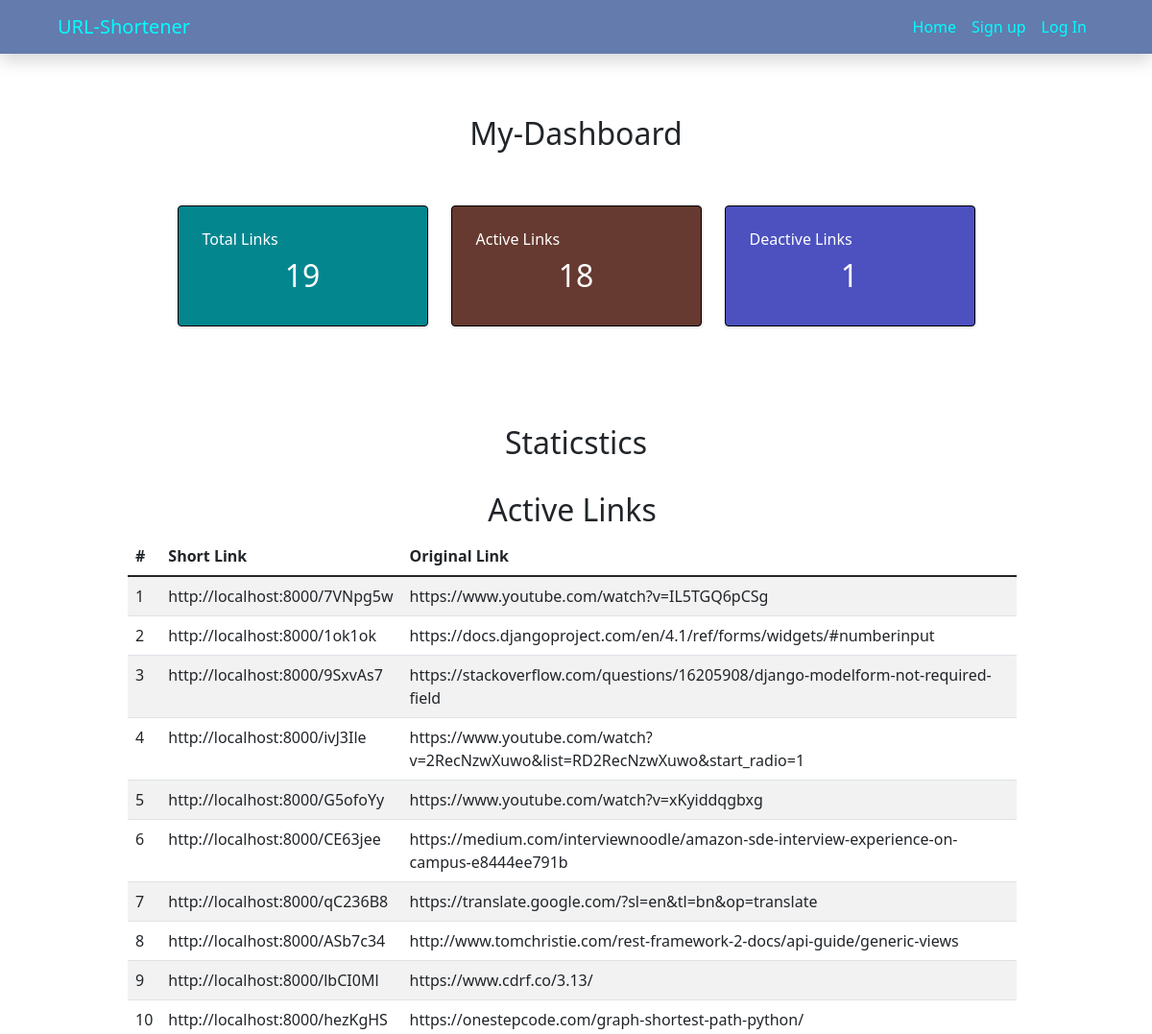
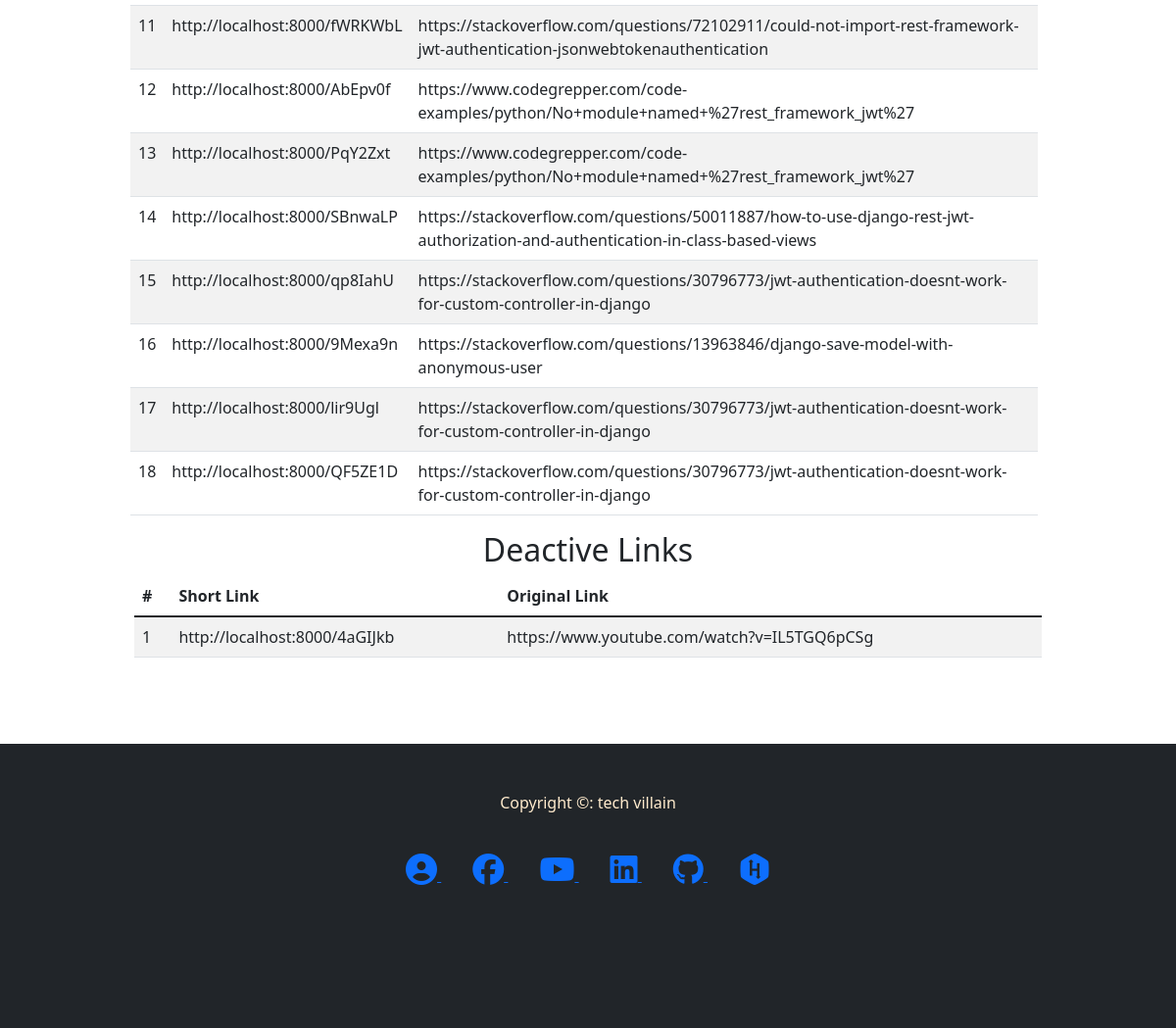
The page /user/dashboard/2 on the database as committed earlier (2 pictures, top to bottom).
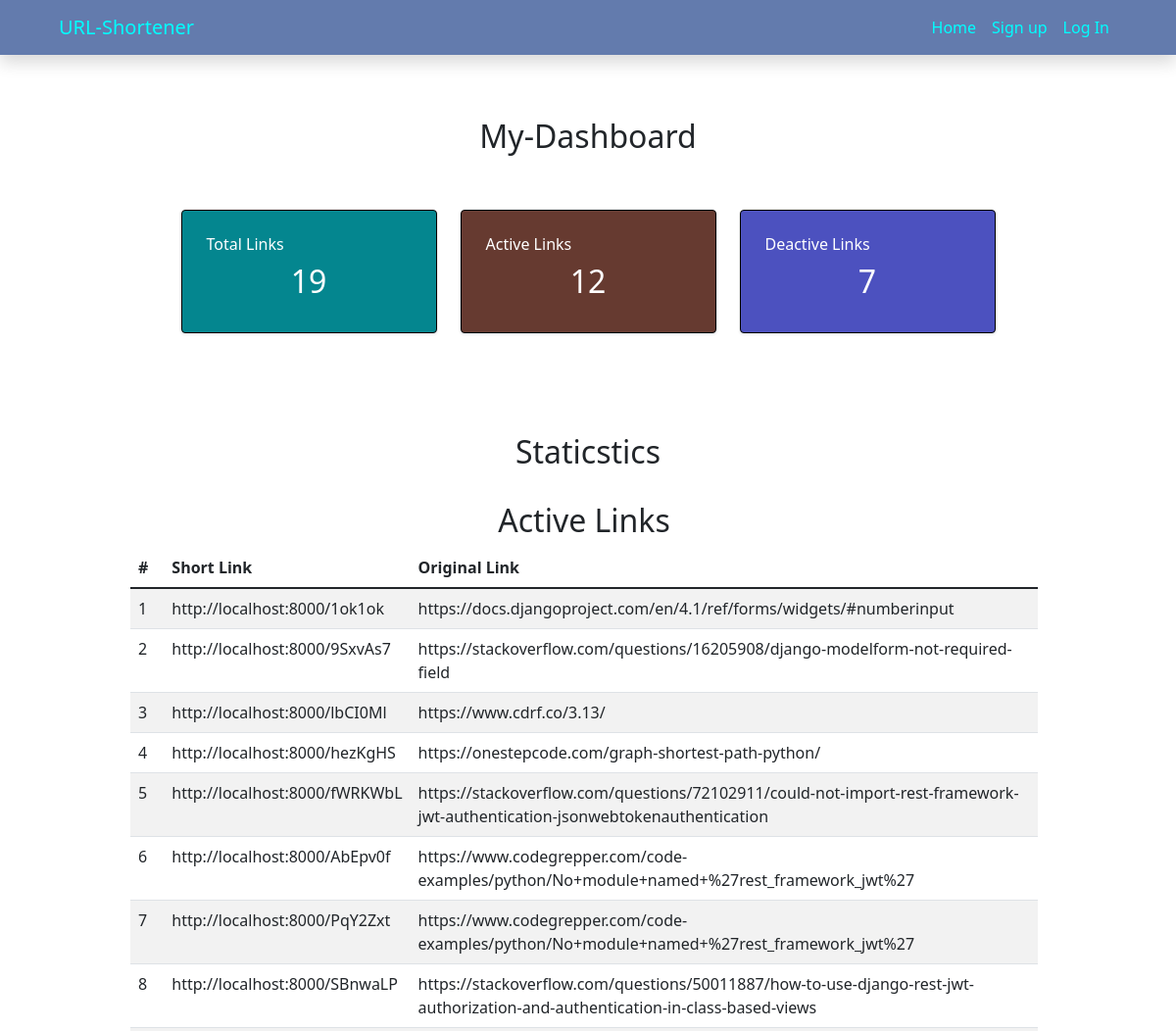
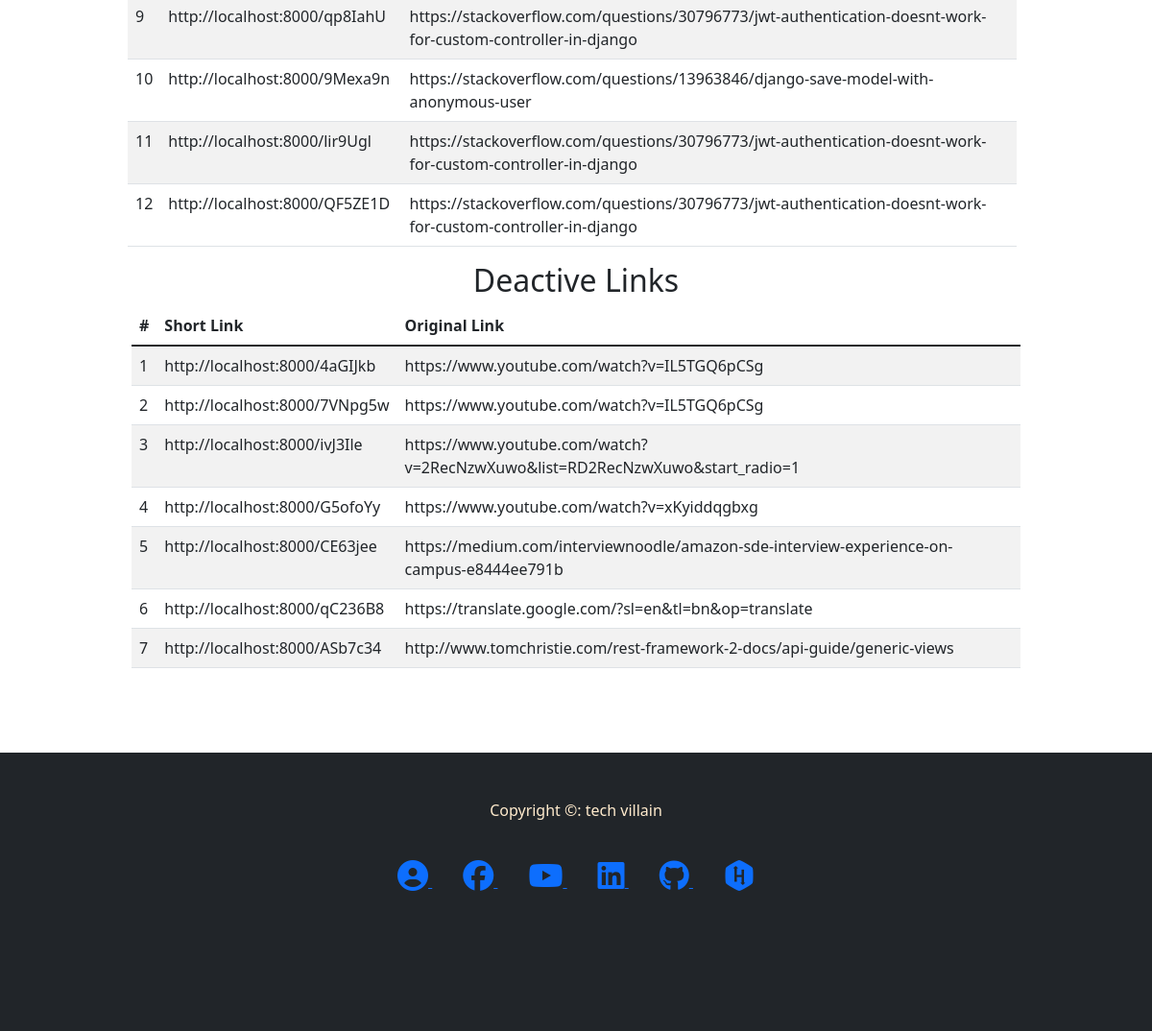
The same page on the database as committed later (2 pictures, top to bottom).
### urlShortener/models.py (models this page shows, shortened)
class ShortURLS(models.Model):
    user = models.ForeignKey(User, on_delete=models.CASCADE, default=2)
    created_at = models.DateTimeField(auto_now_add=True)
    expiration_day = models.IntegerField(default=1)
    long_url = models.URLField()
    short_url = models.CharField(max_length=15, unique=True, blank=True)
    is_deleted = models.BooleanField(default=False)
    def get_short_absolute_url(self):
        new_url = settings.DEFAULT_DOMAIN+'/'+self.short_url
        return new_url

### subscriber/views.py (the view)
# urls.py: path('dashboard/<int:pk>', dashboard, name='dashboard')
def dashboard(request, pk):
	template = 'customer/dashboard.html'
	print('url=> ', request.get_host)
	context = {}
	all_urls = ShortURLS.objects.filter(user_id=pk)
	if request.user.is_superuser:
		all_urls = ShortURLS.objects.all()
	total_urls = all_urls.count()
	active_urls = all_urls.filter(is_deleted=False)
	deactive_urls = all_urls.filter(is_deleted=True)
	total_active_urls = active_urls.count()
	total_deactive_urls = deactive_urls.count()
	context['total_urls'] = total_urls
	context['active_urls'] = active_urls
	context['deactive_urls'] = deactive_urls
	context['total_active_urls'] = total_active_urls
	context['total_deactive_urls'] = total_deactive_urls
	return render(request, template, context )

### templates/customer/dashboard.html (shortened to what this page needs)
{% extends 'base.html' %}
{% block content %}
<head>
</head>
<section class="container" style="min-height:720px;">
    <br><br>
    {% if user.is_superuser %}
    <h2 class="text-center">Admin-Dashboard</h2>
    {% else %}
    <h2 class="text-center">My-Dashboard</h2>
    {% endif %}
    <br><br>
    <div class="row justify-content-center">
        <div class="col-md-4 col-xl-3">
            <div class="card bg-c-blue order-card">
                <div class="card-block">
                    <h6 class="m-b-20"> Total Links</h6>
                    <h2 class="text-center"><span>{{total_urls}}</span></h2>
                </div>
            </div>
        </div>
        <div class="col-md-4 col-xl-3">
            <div class="card bg-c-pink order-card">
                <div class="card-block">
                    <h6 class="m-b-20"> Active Links</h6>
                    <h2 class="text-center"><span>{{total_active_urls}}</span></h2>
                </div>
            </div>
        </div>
        <div class="col-md-4 col-xl-3">
            <div class="card bg-c-green order-card">
                <div class="card-block">
                    <h6 class="m-b-20"> Deactive Links</h6>
                    <h2 class="text-center"><span>{{total_deactive_urls}}</span></h2>
                </div>
            </div>
        </div>
    </div>
    <br><br><br>
    <h2 class="text-center">Staticstics</h2>
    <br>
    <div class="row justify-content-center">
        <div class="col-md-10 me-2">
            <h2 class="text-center">Active Links</h2>
            <table class="table table-striped table-hover">
                <thead>
                    <tr>
                        <th scope="col">#</th>
                        <th scope="col">Short Link</th>
                        <th scope="col">Original Link</th>
                    </tr>
                </thead>
                <tbody>
                    {% for url in active_urls %}
                    <tr>
                        <td>{{ forloop.counter }}</td>
                        <td>{{ url.get_short_absolute_url }}</td>
                        <td>{{ url.long_url }}</td>
                    </tr>
                    {% endfor %}
                </tbody>
            </table>
        </div>
        {% if total_deactive_urls %}
        <div class="col-md-10">
            <h2 class="text-center">Deactive Links</h2>
            <table class="table table-striped table-hover">
                <thead>
                    <tr>
                        <th scope="col">#</th>
                        <th scope="col">Short Link</th>
                        <th scope="col">Original Link</th>
                    </tr>
                </thead>
                <tbody>
                    {% for url in deactive_urls %}
                    <tr>
                        <td>{{ forloop.counter }}</td>
                        <td>{{ url.get_short_absolute_url }}</td>
                        <td>{{ url.long_url }}</td>
                    </tr>
                    {% endfor %}
                </tbody>
            </table>
        </div>
        {% endif %}
    </div>
</section>
{% endblock %}

### templates/base.html (shortened to what this page needs)
{% load static %}
<!DOCTYPE html>
<html lang="en">
<head>
  <link href="https://cdn.jsdelivr.net/npm/bootstrap@5.1.3/dist/css/bootstrap.min.css" rel="stylesheet"
 />
  <link rel="stylesheet" href="https://cdnjs.cloudflare.com/ajax/libs/font-awesome/4.7.0/css/font-awesome.min.css" />
</head>
<body>
  <nav class="navbar navbar-expand-lg navbar-dark fixed-top shadow" style="background-color: #637bad">
    <div class="container-fluid">
      <a class="navbar-brand ms-5" style="color: aqua" href="/">URL-Shortener</a>
      <div class="collapse navbar-collapse" id="navbarTogglerDemo02">
        <ul class="navbar-nav me-md-5 ms-md-auto mb-2 mb-lg-0">
          <li class="nav-item">
            <a class="
                  nav-link
                " style="color: aqua" href="/">Home</a>
          </li>
          {% if user.is_authenticated %}
          <li class="nav-item">
            <a class="nav-link text-light" href="/">Hello {{user.username}}</a>
          </li>
          <li class="nav-item">
            <a class="
                  nav-link
                  {% if '/dashboard' in request.path %}
                  active
                  {% endif %}
                " style="color: aqua" href="/user/dashboard/{{ user.id }}">Dashboard</a>
          </li>
          <li class="nav-item">
            <a class="
                  nav-link
                  {% if '/logout' in request.path %}
                  active
                  {% endif %}
                " style="color: aqua" href="/user/logout">Log out</a>
          </li>
          {% else %}
          <li class="nav-item">
            <a class="
                  nav-link
                " style="color: aqua" href="/user/signup">Sign up</a>
          </li>
          <li class="nav-item">
            <a class="
                  nav-link
                " style="color: aqua" href="/user/login">Log In</a>
          </li>
          {% endif %}
        </ul>
      </div>
    </div>
  </nav>
  <br /><br /><br />
  <div style="min-height: 80vh;">
    {% block content %} {% endblock %}
  </div>
  <br /><br /><br />
  <footer class="footerHeader">
    <br /><br />
    <div class="container">
      <div class="row text-center textColor">
        <p>Copyright &copy: tech villain</p>
      </div>
      <br />
      <div class="row text-center">
        <div class="col">
          <a class="m-3" target="_blank" href="http://mahmudjewel.herokuapp.com">
            <i class="fas fa-user-circle fa-2x"></i>
          </a>
          <a class="m-3" target="_blank" href="https://www.facebook.com/TechVillain.007">
            <i class="fab fa-facebook fa-2x"></i>
          </a>
          <a class="m-3" target="_blank" href="https://www.youtube.com/channel/UCJCdq7lWqB7M5b16UatoTEw">
            <i class="fab fa-youtube fa-2x"></i>
          </a>
          <a class="m-3" target="_blank" href="https://www.linkedin.com/in/mahmudjewel">
            <i class="fab fa-linkedin fa-2x"></i>
          </a>
          <a class="m-3" target="_blank" href="https://github.com/MahmudJewel">
            <i class="fab fa-github fa-2x"></i>
          </a>
          <a class="m-3" target="_blank" href="https://www.hackerrank.com/DJ_cse">
            <i class="fab fa-hackerrank fa-2x"></i>
          </a>
        </div>
      </div>
      <br /><br /><br /><br /><br /><br />
    </div>
  </footer>
</body>
</html>

### templates/base.html (style rules this page uses)
.footerHeader { padding: 0px 0px 0px 0px; background-color: #212529; margin: 0px; }
.textColor { color: blanchedalmond; }

### templates/customer/dashboard.html (style rules this page uses)
.order-card { color: rgb(255, 255, 255); }
.bg-c-blue { background: #04868f; }
.bg-c-green { background: #4C51BF; }
.bg-c-pink { background: #663a30; }
.card { -webkit-box-shadow: 0 1px 2.94px 0.06px rgba(4, 26, 55, 0.16); box-shadow: 0 1px 2.94px 0.06px rgba(4, 26, 55, 0.16); border: 1px solid black; margin-bottom: 30px; -webkit-transition: all 0.3s ease-in-out; transition: all 0.3s ease-in-out; }
.card .card-block { padding: 25px; }

Rows that differ between the two databases and show on the page:
changed ShortURLS "http://localhost:8000/7VNpg5w": moves from the list under "Active Links" to the list under "Deactive Links"
changed ShortURLS "http://localhost:8000/ivJ3Ile": moves from the list under "Active Links" to the list under "Deactive Links"
changed ShortURLS "http://localhost:8000/G5ofoYy": moves from the list under "Active Links" to the list under "Deactive Links"
changed ShortURLS "http://localhost:8000/CE63jee": moves from the list under "Active Links" to the list under "Deactive Links"
changed ShortURLS "http://localhost:8000/qC236B8": moves from the list under "Active Links" to the list under "Deactive Links"
changed ShortURLS "http://localhost:8000/ASb7c34": moves from the list under "Active Links" to the list under "Deactive Links"
Other text that changed with them:
{{ total_active_urls }}: "18" → "12"
{{ total_deactive_urls }}: "1" → "7"
